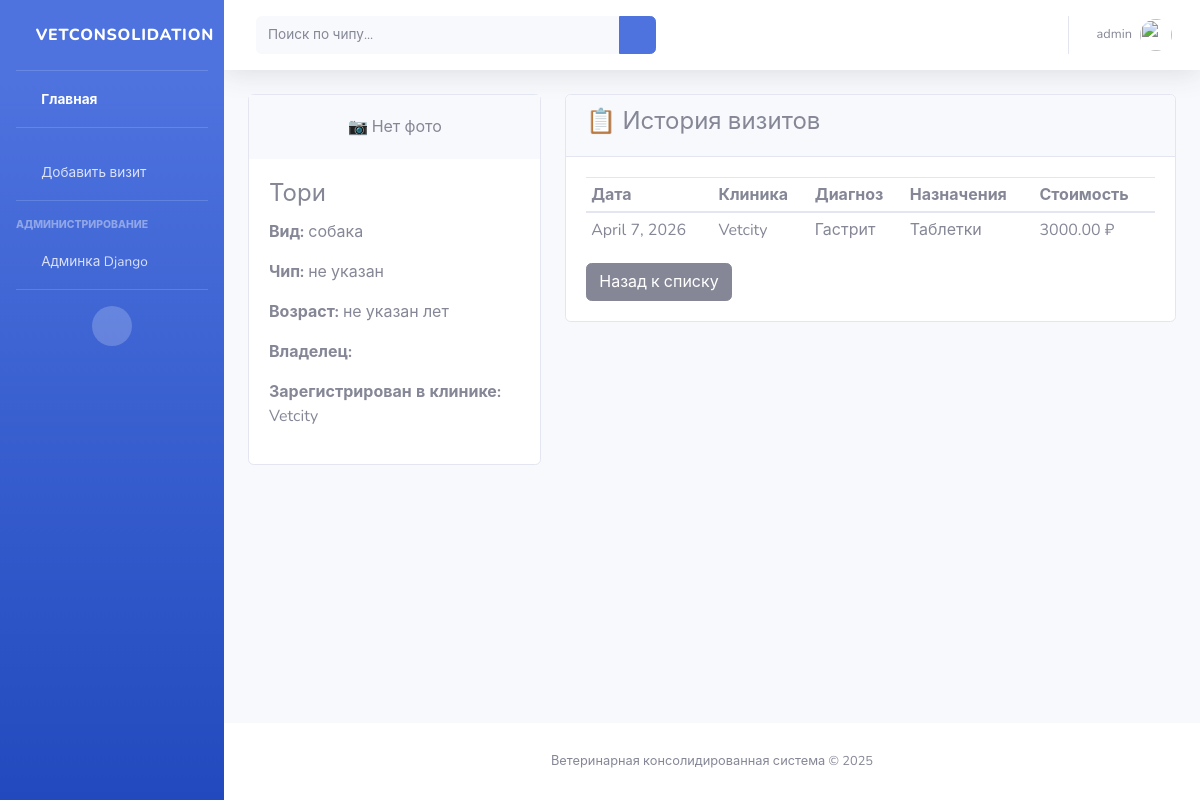
Page /pet/1/ (signed in) on the earlier database version.
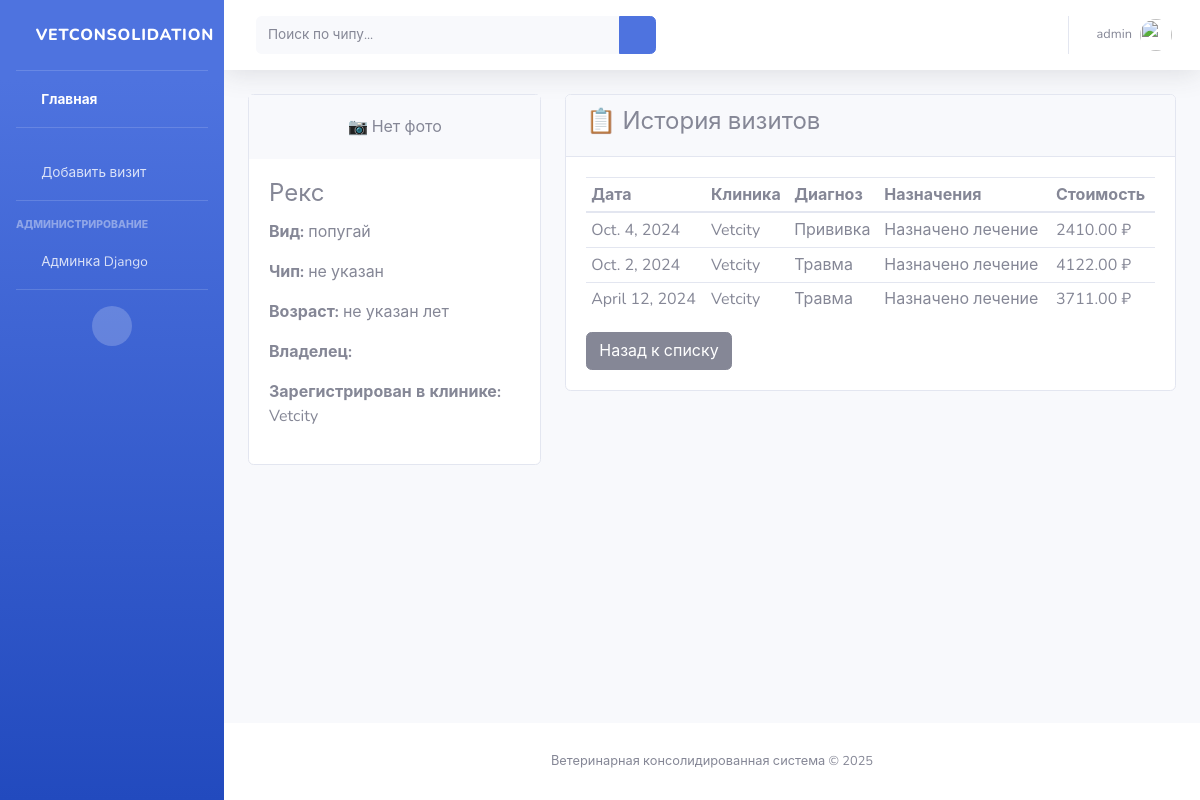
Same page on the later database version.
### core/models.py (models this page shows, shortened)
class Pet(models.Model):
    name = models.CharField(max_length=100, verbose_name="Кличка")
    animal_type = models.CharField(max_length=50, verbose_name="Вид")
    breed = models.CharField(max_length=100, blank=True, verbose_name="Порода")
    color = models.CharField(max_length=50, blank=True, verbose_name="Окрас")
    birth_date = models.DateField(null=True, blank=True, verbose_name="Дата рождения")
    chip_number = models.CharField(
        max_length=15, unique=True, null=True, blank=True,
        verbose_name="Номер чипа", help_text="ISO 11784/11785"
    )
    photo = models.ImageField(upload_to='pet_photos/', null=True, blank=True, verbose_name="Фото")
    owner = models.ForeignKey(Owner, on_delete=models.SET_NULL, null=True, blank=True, verbose_name="Владелец")
    clinic = models.ForeignKey(Clinic, on_delete=models.CASCADE, verbose_name="Клиника регистрации")
    def get_age(self):
        if self.birth_date:
            today = date.today()
            age = today.year - self.birth_date.year
            if (today.month, today.day) < (self.birth_date.month, self.birth_date.day):
                age -= 1
            return age
        return None
    class Meta:
        verbose_name = "Животное"
        verbose_name_plural = "Животные"
        indexes = [
            models.Index(fields=['chip_number']),
            models.Index(fields=['animal_type']),
        ]

class Clinic(models.Model):
    name = models.CharField(max_length=200, verbose_name="Название клиники")
    address = models.TextField(blank=True, verbose_name="Адрес")
    phone = models.CharField(max_length=20, blank=True, verbose_name="Телефон")
    class Meta:
        verbose_name = "Клиника"
        verbose_name_plural = "Клиники"

class Visit(models.Model):
    pet = models.ForeignKey(Pet, on_delete=models.CASCADE, related_name="visits", verbose_name="Животное")
    clinic = models.ForeignKey(Clinic, on_delete=models.CASCADE, related_name="visits", verbose_name="Клиника")
    employee = models.ForeignKey(
        Employee, on_delete=models.SET_NULL, null=True, blank=True,
        related_name="visits", verbose_name="Ветеринар"
    )
    date = models.DateField(verbose_name="Дата приёма")
    diagnosis = models.CharField(max_length=300, verbose_name="Диагноз")
    treatment = models.TextField(blank=True, verbose_name="Назначения")
    cost = models.DecimalField(max_digits=10, decimal_places=2, default=0, verbose_name="Стоимость")
    class Meta:
        verbose_name = "Визит"
        verbose_name_plural = "Визиты"

### core/views.py (the view)
# urls.py: path('pet/<int:pk>/', views.pet_detail, name='pet_detail'),
@login_required
def pet_detail(request, pk):
    pet = get_object_or_404(Pet, pk=pk)
    visits = pet.visits.all().select_related('clinic', 'employee').order_by('-date')
    return render(request, 'core/pet_detail.html', {'pet': pet, 'visits': visits})

### core/templates/core/pet_detail.html (shortened to what this page needs)
{% extends 'core/base.html' %}
{% block content %}
<div class="row">
    <div class="col-md-4">
        <div class="card">
            {% if pet.photo %}
                <img src="{{ pet.photo.url }}" class="card-img-top" alt="{{ pet.name }}">
            {% else %}
                <div class="card-body bg-light text-center">📷 Нет фото</div>
            {% endif %}
            <div class="card-body">
                <h4 class="card-title">{{ pet.name }}</h4>
                <p><strong>Вид:</strong> {{ pet.animal_type }}</p>
                <p><strong>Чип:</strong> {{ pet.chip_number|default:"не указан" }}</p>
                <p><strong>Возраст:</strong> {{ pet.get_age|default:"не указан" }} лет</p>
                <p><strong>Владелец:</strong> {{ pet.owner_name }}</p>
                <p><strong>Зарегистрирован в клинике:</strong> {{ pet.clinic.name }}</p>
            </div>
        </div>
    </div>
    <div class="col-md-8">
        <div class="card">
            <div class="card-header">
                <h4>📋 История визитов</h4>
            </div>
            <div class="card-body">
                <table class="table table-sm">
                    <thead>
                        <tr><th>Дата</th><th>Клиника</th><th>Диагноз</th><th>Назначения</th><th>Стоимость</th></tr>
                    </thead>
                    <tbody>
                        {% for visit in visits %}
                        <tr>
                            <td>{{ visit.date }}</td>
                            <td>{{ visit.clinic.name }}</td>
                            <td>{{ visit.diagnosis }}</td>
                            <td>{{ visit.treatment|truncatewords:8 }}</td>
                            <td>{{ visit.cost }} ₽</td>
                        </tr>
                        {% empty %}
                        <tr><td colspan="5">Нет визитов</td></tr>
                        {% endfor %}
                    </tbody>
                </table>
                <a href="{% url 'index' %}" class="btn btn-secondary">Назад к списку</a>
            </div>
        </div>
    </div>
</div>
{% endblock %}

### core/templates/core/base.html (shortened to what this page needs)
<!DOCTYPE html>
{% load static %}
<html lang="ru">
<head>
    <link href="{% static 'core/vendor/fontawesome-free/css/all.min.css' %}" rel="stylesheet" type="text/css">
    <link href="{% static 'core/css/sb-admin-2.min.css' %}" rel="stylesheet">
</head>
<body id="page-top">
    <div id="wrapper">
        <ul class="navbar-nav bg-gradient-primary sidebar sidebar-dark accordion" id="accordionSidebar">
            <a class="sidebar-brand d-flex align-items-center justify-content-center" href="{% url 'index' %}">
                <div class="sidebar-brand-icon">
                    <i class="fas fa-paw"></i>
                </div>
                <div class="sidebar-brand-text mx-3">VetConsolidation</div>
            </a>
            <hr class="sidebar-divider my-0">
            <li class="nav-item active">
                <a class="nav-link" href="{% url 'index' %}">
                    <i class="fas fa-fw fa-tachometer-alt"></i>
                    <span>Главная</span></a>
            </li>
            <hr class="sidebar-divider">
            <li class="nav-item">
                <a class="nav-link" href="{% url 'add_visit' %}">
                    <i class="fas fa-fw fa-plus-circle"></i>
                    <span>Добавить визит</span></a>
            </li>
            <hr class="sidebar-divider">
            <div class="sidebar-heading">
                Администрирование
            </div>
            <li class="nav-item">
                <a class="nav-link" href="/admin/">
                    <i class="fas fa-fw fa-user-shield"></i>
                    <span>Админка Django</span></a>
            </li>
            <hr class="sidebar-divider d-none d-md-block">
            <div class="text-center d-none d-md-inline">
                <button class="rounded-circle border-0" id="sidebarToggle"></button>
            </div>
        </ul>
        <div id="content-wrapper" class="d-flex flex-column">
            <div id="content">
                <nav class="navbar navbar-expand navbar-light bg-white topbar mb-4 static-top shadow">
                    {% if user.is_authenticated %}
                    <form class="d-none d-sm-inline-block form-inline mr-auto ml-md-3 my-2 my-md-0 mw-100 navbar-search">
                        <div class="input-group">
                            <input type="text" class="form-control bg-light border-0 small" placeholder="Поиск по чипу..." aria-label="Search" id="chipSearchTop">
                            <div class="input-group-append">
                                <button class="btn btn-primary" type="button" id="topSearchBtn">
                                    <i class="fas fa-search fa-sm"></i>
                                </button>
                            </div>
                        </div>
                    </form>
                    {% endif %}
                    <ul class="navbar-nav ml-auto">
                        <li class="nav-item dropdown no-arrow">
                            <a class="nav-link dropdown-toggle" href="#" id="userDropdown" role="button"
                                data-toggle="dropdown" aria-haspopup="true" aria-expanded="false">
                                {% if user.is_authenticated %}
                                    <span class="mr-2 d-none d-lg-inline text-gray-600 small">{{ user.username }}</span>
                                {% else %}
                                    <span class="mr-2 d-none d-lg-inline text-gray-600 small">Гость</span>
                                {% endif %}
                                <img class="img-profile rounded-circle" src="{% static 'core/img/undraw_profile.svg' %}">
                            </a>
                        </li>
                    </ul>
                </nav>
                <div class="container-fluid">
                    {% block content %}
                    {% endblock %}
                </div>
            </div>
            <footer class="sticky-footer bg-white">
                <div class="container my-auto">
                    <div class="copyright text-center my-auto">
                        <span>Ветеринарная консолидированная система &copy; 2025</span>
                    </div>
                </div>
            </footer>
        </div>
    </div>
</body>
</html>

Differences in the rows shown:
changed Pet "не указан": name "Тори" → "Рекс"; animal_type "собака" → "попугай"
changed Visit: date "April 7, 2026" → "Oct. 4, 2024"; diagnosis "Гастрит" → "Прививка"; treatment "Таблетки" → "Назначено лечение"; cost "3000.00" → "2410.00"
added Visit: date "Oct. 2, 2024", clinic.name "Vetcity", diagnosis "Травма", treatment "Назначено лечение", cost "4122.00"
added Visit: date "April 12, 2024", clinic.name "Vetcity", diagnosis "Травма", treatment "Назначено лечение", cost "3711.00"
